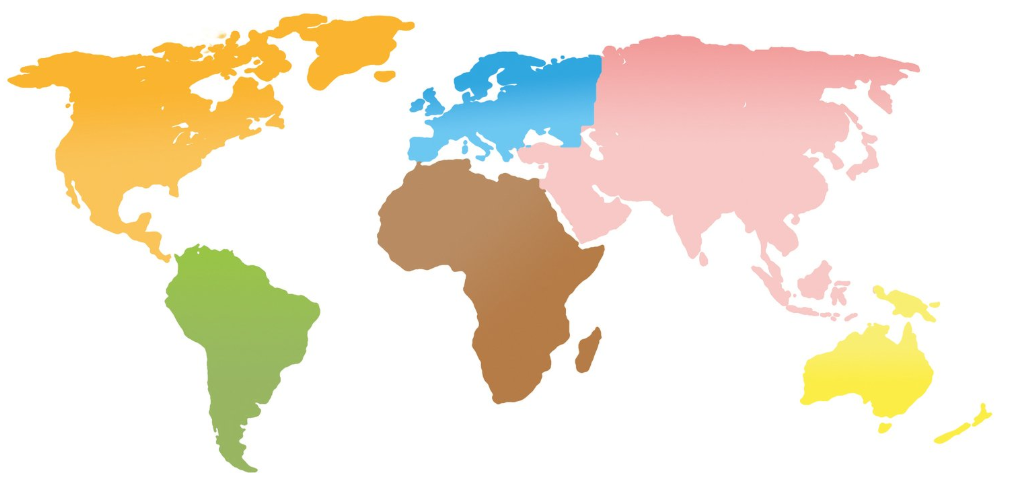
#> input picture CV06/img.png, 1010 x 477 px
$ python 2_1_k_means_color_quantization.py
#> lines starting #> are read from the running program, lines starting #| are printed output that depends on the picture
"""
K-means clustering algorithm applied to color quantization

개요
    k-means clustering은 지정된 K개의 그룹으로 나누기 때문에 24비트 칼라를 K개로 그룹핑할 수 있다.
    예를들어 k=256이면, 24비트를 8비트로 줄인 효과를 얻을 수 있다.

문제의 올바른 접근을 위한 고찰:
    1) RGB 3채널별로 K개의 칼라 군집화를 하는 것이 맞을까? -> X
    2) 아니면 화면 전체의 색상에 대해 K 군집화를 하는 것이 맞을까? -> O
    ->
    1)은 사실상 Kx3개로 클러스터링이 이루어지는 것이다. 클러스터의 개수가 3배로 늘어난다.
    또한 채널별로 클러스터링하면 때문에 색상의 부조화가 일어날 수 있다.
    마치 컬러 히스토그램 평활화에서 채널별로 평활화를 하면 안되는 것처럼..
    2)의 방법이 옳다. 가로x세로의 화소에 대해 3개 채널의 중심점을 K개 찾아내는 것이 맞다.


"""

# Import required packages:
import numpy as np
import cv2
from matplotlib import pyplot as plt
import time

# path = '../../CV04/'
path = '../data/'
f_name = 'landscape_2.jpg'
f_name = 'landscape_2.jpg'
#f_name = 'rooster.png'
f_name = 'rooster2.png'
f_name = 'img.png'
# f_name = 'bts3.jpg'
# full_name = path + f_name
full_name = f_name

def show_img_with_matplotlib(color_img, title, pos):
    """Shows an image using matplotlib capabilities"""

    # Convert BGR image to RGB
    img_RGB = color_img[:, :, ::-1]

    ax = plt.subplot(2, 3, pos)
    #ax = plt.subplot(1, 2, pos)
    plt.imshow(img_RGB)
    plt.title(title)
    plt.axis('off')


# ----------------------------------------------------------------------------------
# 24비트로 이루어진 영상을 K개의 색상만으로 만들어 반환하는 함수
#   image: 원본 영상, k: K means clustering을 위한 클러스터의 개수.
# 반환 값:
#   K개의 색상으로 표현된 영상.
#   e_time: k-means clustering에 소요된 연산시간
#   PSNR 값(원본과의 유사성 비교 값- 40이상이면 원본과 구분이 어려움.)
# 주의: 만들어진 영상은 K의 색상을 사용하는데 색상 종류가 K라는 것이지,
#   K비트로 표현된다는 것은 아니다. 반환되는 영상은 24비트를 모두 사용한다.
# ----------------------------------------------------------------------------------
def color_quantization(image, k):
    global num_maxCount, eps, num_attempts
    # 영상 데이터를 (가로x세로, 3)의 2차원 배열을 가진 데이터 형태로 나열하여 입력한다.
    # 마치 (x,y) 좌표로 주어진 샘플들의 군집화를 행하는 것처럼
    # 샘플 갯수 x 3채널 상의 데이터 군집화 문제를 해결하는 것이다.
    data = np.float32(image).reshape((-1, 3))   # 맨 뒤자리 차원 3은 고정하고 나머지는 정리하여 화소수x3채널 자료로 만든다.
    print(f'\nk={k}: data.shape={data.shape}')       # data.shape=(400000, 3). 영상크기(가로x세로) x 3채널

    # Define the algorithm termination criteria (the maximum number of iterations and/or the desired accuracy):
    # In this case the maximum number of iterations is set to 20 and epsilon = 1.0
    #num_maxCount = 20
    #eps = 1.0
    criteria = (cv2.TERM_CRITERIA_EPS + cv2.TERM_CRITERIA_MAX_ITER, num_maxCount, eps)

    s_time = time.time()
    # Apply K-means clustering algorithm:
    # kmeans() 함수를 통해 군집화를 행하고 다음 반환값을 받는다.
    # 1) center.shape=(k, 3)의 배열을 반환받는다. K개의 대표 컬러값(BGR)이 들어있다.
    # 2) labels.shape=(가로x세로, 1)의 배열을 반환받는다.
    #   각 원소에는 센터의 인덱스 번호(컬러값)가 int32 자료가 담겨있다.
    # => 이후 할 일
    # 이것들을 이용해 (가로x세로, 1)의 배열로 만들어진 영상정보를 인덱스 지정하는 center의 색상으로 교체한다.
    #num_attempts = 10
    ret, label, center = cv2.kmeans(data, k, None, criteria, num_attempts, cv2.KMEANS_RANDOM_CENTERS)
    print(f"label: type={type(label)}, shape={label.shape}, len={len(label)}")
    # label: type=<class 'numpy.ndarray'>, shape=(400000, 1), len=400000
    print(f"center: shape={center.shape}, dtype={center.dtype}")
    # K일 때 center: shape=(K, 3), dtype=float32

    e_time = time.time() - s_time

    # At this point we can make the image with k colors
    # 센터에는 K개의 군집을 대표하는 3채널 RGB 값이 들어 있다.
    # 센터의 자료형이 dtype=float32이므로 컬러값으로 쓰기 위해 uint8형의 바꾼다.
    center = np.uint8(center)   # k개의 센터를 정수형으로 바꿈. - 컬러값이 256이라 8로 잡았다고 하심

    # Replace pixel values with their center value:
    #print(f"label.flatten().shape={label.flatten().shape}") # label.flatten().shape=(가로X세로,). 예: shape=(221520,)
    result = center[label.flatten()]
    #print(f"result.shape={result.shape}")  # result.shape=(가로X세로, 3). 예: (221520, 3)

    # 영상과 같은 shape로 만든다.
    result = result.reshape(img.shape)

    # 원본과의 유사도를 나타내는 PSNR 품질을 확인한다.
    psnr = cv2.PSNR(image, result)
    print(f'k={k}: time={e_time:#.2f}, PSNR={psnr:#.1f}')
    return result, e_time, psnr


# 프로그램의 시작 --------------------------------------------------------------------------

# 전역변수 - 함수에서도 그때로 쓰일...
num_maxCount = 20       # criteria 지정
eps = 1.0               # criteria 지정
num_attempts = 10       # kmeans() 함수 호출시 전달


# Create the dimensions of the figure and set title:
fig = plt.figure(figsize=(12, 6))
plt.subplots_adjust(left=0.02, right=0.98, bottom=0.02, top=0.85)


plt.suptitle(f"K-means clustering: maxCount={num_maxCount}, epsilon={eps}, attempts={num_attempts}", fontsize=14, fontweight='bold')
#fig.patch.set_facecolor('silver')
# fig.patch.set_alpha(0.2)

# Load BGR image:
img = cv2.imread(full_name)
#> img is the input picture: shape (477, 1010, 3); mean B, G, R 213.7, 230.6, 240.4
show_img_with_matplotlib(img, "original image", 1)

# Apply color quantization:


# 화면 구성이 2x3이므로 원본 영상을 sub 화면 1번으로 하면 최대 5개의 K값을 리스트 자료에 설정할 수 있습니다.
for i, k in enumerate([3, 5]):          # 고속. 확인용으로 적절
#for i, k in enumerate([2, 3, 4, 5, 6]):
#for i, k in enumerate([4, 8, 16, 32, 64]):  # 최대 5개
#for i, k in enumerate([8, 32, 64, 128, 256]):  #
#for i, k in enumerate([3, 3, 3, 3, 3]):
    # 영상, 소요시간, psnr 값
    color_2, e_time, psnr = color_quantization(img, k)      # 이 부분에서 k means clustering 발생
    show_img_with_matplotlib(color_2, f"k={k}, time={e_time:#.3f}, PSNR={psnr:#.1f}", i+2)
#> this loop made 2 passes
#> (ret in color_quantization, center in color_quantization, psnr, e_time) on pass 1: (660355581.7, [[92, 173, 213], [248, 249, 254], [231, 184, 84]], 21.53, 0.537)
#> (ret in color_quantization, psnr, e_time) on pass 2: (143934977.8, 28.15, 1.01)
#| label: type=<class 'numpy.ndarray'>, shape=(481770, 1), len=481770
#| k=3: time=0.54, PSNR=21.5
#| label: type=<class 'numpy.ndarray'>, shape=(481770, 1), len=481770
#| k=5: time=1.01, PSNR=28.2
#> pass 1, in color_quantization, `result = result.reshape(img.shape)`:
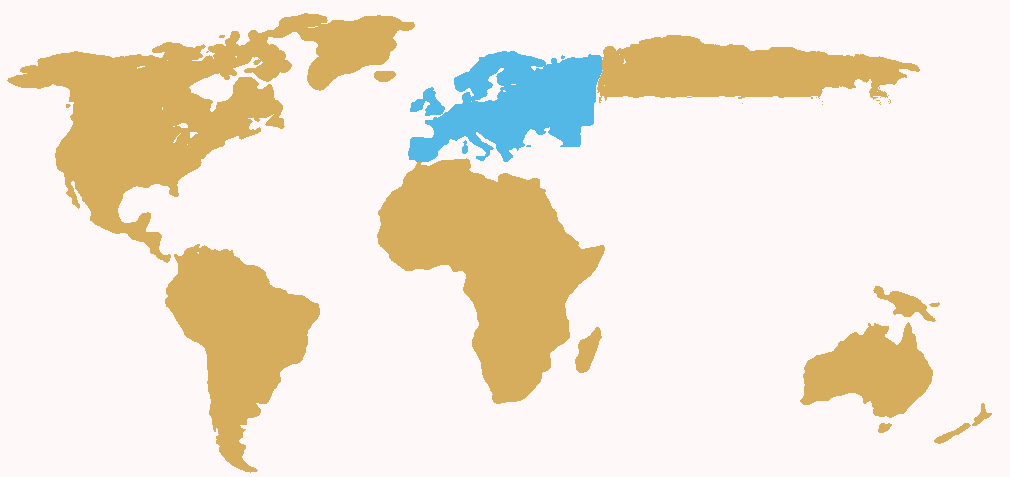
#> result: shape (477, 1010, 3); mean B, G, R 213.8, 230.8, 240.5
#> pass 2, in color_quantization (call 2), `result = result.reshape(img.shape)`:
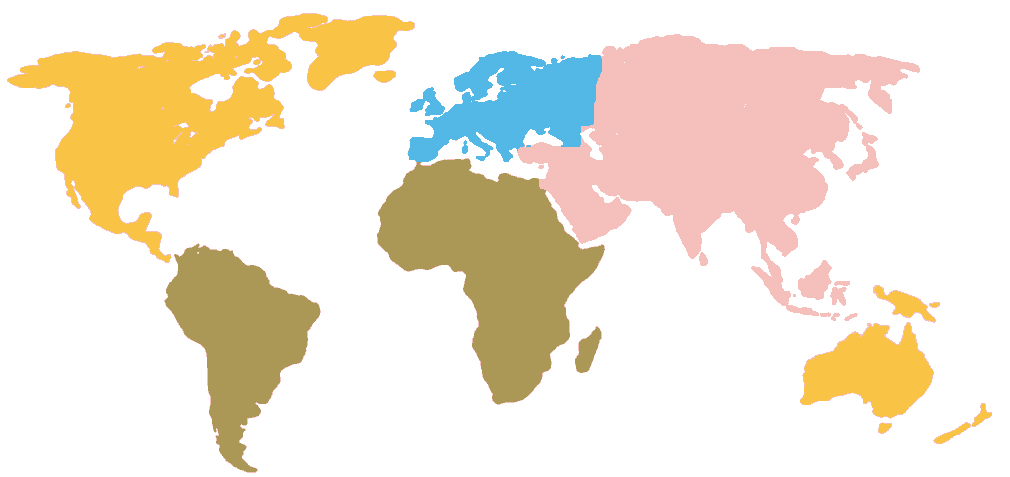
#> result: shape (477, 1010, 3); mean B, G, R 214.1, 230.7, 240.6


# Show the Figure:
plt.show()
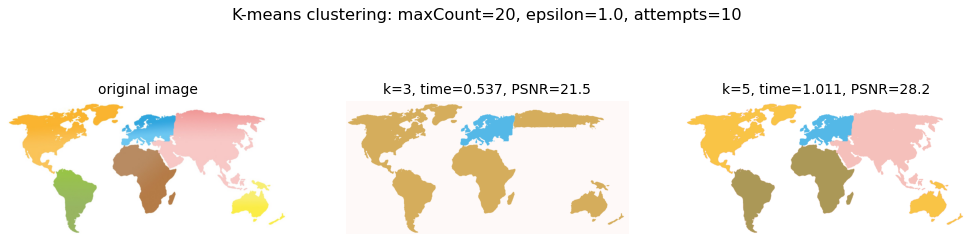
#> figure drawn by matplotlib, 3 panels


"""
기록 보관용
@@@@@@@@@@@@@@@@  과년도 과제     @@@@@@@@@@@@@@@@@@@@@@@@@@@@
1. 본 예제 프로그램에 대하여 제공되는 파일 Figure_bts2.png, Figure_sku1.png와 같은 내용이 출력되도록 프로그램을 수정하시오.
    1) 타이틀에는 k 값과 PSNR이 출력되어야 한다.
    2) 다음과 같은 정보가 파이썬 콘솔창에 출력되어야 한다.(k와 PSNR 정보가 어느 정도 유사하게 일치해야 할 것임. 시간은 다르겠지만...)
        k=2 | PSNR=16.12[dB] | time=  0.58[sec.]
        k=4 | PSNR=20.86[dB] | time=  1.01[sec.]
        k=8 | PSNR=24.31[dB] | time=  2.87[sec.]
        k=16 | PSNR=27.17[dB] | time=  5.46[sec.]
        k=32 | PSNR=29.76[dB] | time= 10.14[sec.]
        k=64 | PSNR=31.89[dB] | time= 19.62[sec.]
        k=128 | PSNR=33.57[dB] | time= 40.72[sec.]

2. K=256로 그룹핑한다면 모든 24비트 칼라를 8비트 칼라로 군집화하는 것이다.
   이 때는 (R, G, B)로 이루어진  256개의 중심 값을 cv2.kmeans() 함수가 centers 변수로 반환한다.
   PNG, BMP 파일은 파일 내부의 팔레트(palette) 헤더에 이 정보를 수록하고,
   화소값은 8비트만 기록하여 파일의 크기를 1/3로 줄일 수 있는 기능을 제공한다.
   1) 이 기능을 이용하여 K개로 줄인 색상을 PNG 파일 형식으로 저장하고,
   2) 다시 파일을 읽어 들어 24비트 원본 영상과 8비트로 줄인 영상의 화질을 PSNR 지표를 사용하여 비교하는 프로그램을 작성하시오.
   - 방법 제공되는 파일(Figure_bts2.png, Figure_sku1.png)의 내용과 같이 화면에 출력하면 됨.
   - 본 과정의 순조로운 프로그램을 위하여 몇 개의 선행 학습용 프로그램을 제공합니다..


"""
